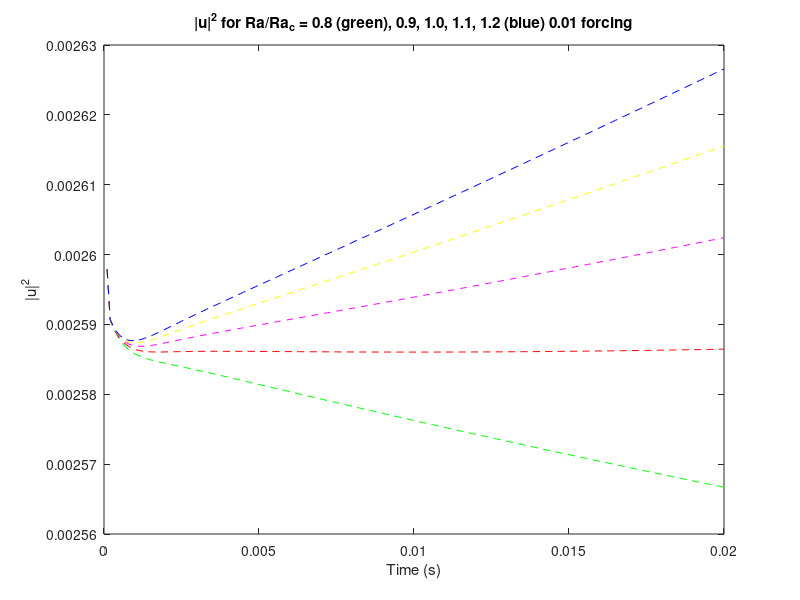

Reproduce this figure in MATLAB.
%Nusselt plotting
clear all;

t_points = [  0.0001    0.0002    0.0003    0.0004    0.0005    0.0006    0.0007    0.0008    0.0009    0.0010    0.0011    0.0012...
    0.0013    0.0014    0.0015    0.0016    0.0017    0.0018    0.0019    0.0020    0.0021    0.0022    0.0023    0.0024...
    0.0025    0.0026    0.0027    0.0028    0.0029    0.0030    0.0031    0.0032    0.0033    0.0034    0.0035    0.0036...
    0.0037    0.0038    0.0039    0.0040    0.0041    0.0042    0.0043    0.0044    0.0045    0.0046    0.0047    0.0048...
    0.0049    0.0050    0.0051    0.0052    0.0053    0.0054    0.0055    0.0056    0.0057    0.0058    0.0059    0.0060...
    0.0061    0.0062    0.0063    0.0064    0.0065    0.0066    0.0067    0.0068    0.0069    0.0070    0.0071    0.0072...
    0.0073    0.0074    0.0075    0.0076    0.0077    0.0078    0.0079    0.0080    0.0081    0.0082    0.0083    0.0084...
    0.0085    0.0086    0.0087    0.0088    0.0089    0.0090    0.0091    0.0092    0.0093    0.0094    0.0095    0.0096...
    0.0097    0.0098    0.0099    0.0100    0.0101    0.0102    0.0103    0.0104    0.0105    0.0106    0.0107    0.0108...
    0.0109    0.0110    0.0111    0.0112    0.0113    0.0114    0.0115    0.0116    0.0117    0.0118    0.0119    0.0120...
    0.0121    0.0122    0.0123    0.0124    0.0125    0.0126    0.0127    0.0128    0.0129    0.0130    0.0131    0.0132...
    0.0133    0.0134    0.0135    0.0136    0.0137    0.0138    0.0139    0.0140    0.0141    0.0142    0.0143    0.0144...
    0.0145    0.0146    0.0147    0.0148    0.0149    0.0150    0.0151    0.0152    0.0153    0.0154    0.0155    0.0156...
    0.0157    0.0158    0.0159    0.0160    0.0161    0.0162    0.0163    0.0164    0.0165    0.0166    0.0167    0.0168...
    0.0169    0.0170    0.0171    0.0172    0.0173    0.0174    0.0175    0.0176    0.0177    0.0178    0.0179    0.0180...
    0.0181    0.0182    0.0183    0.0184    0.0185    0.0186    0.0187    0.0188    0.0189    0.0190    0.0191    0.0192...
    0.0193    0.0194    0.0195    0.0196    0.0197    0.0198    0.0199    0.0200];

%Ra/Rac = 0.8, forcing = 0.01
mod_u_2_1 = [0.000026580 0.000026427 0.000026328 0.000026247 0.000026181 0.000026125 0.000026079 0.000026041 0.000026009 0.000025982 ...
0.000025959 0.000025940 0.000025924 0.000025910 0.000025898 0.000025889 0.000025880 0.000025873 0.000025867 0.000025861 ...
0.000025857 0.000025853 0.000025849 0.000025846 0.000025844 0.000025841 0.000025839 0.000025837 0.000025836 0.000025834 ...
0.000025833 0.000025831 0.000025830 0.000025829 0.000025828 0.000025826 0.000025825 0.000025824 0.000025823 0.000025822 ...
0.000025821 0.000025820 0.000025820 0.000025819 0.000025818 0.000025817 0.000025816 0.000025815 0.000025814 0.000025813 ...
0.000025812 0.000025811 0.000025810 0.000025809 0.000025808 0.000025807 0.000025806 0.000025805 0.000025804 0.000025803 ...
0.000025802 0.000025801 0.000025800 0.000025799 0.000025798 0.000025797 0.000025796 0.000025795 0.000025794 0.000025793 ...
0.000025792 0.000025791 0.000025790 0.000025789 0.000025788 0.000025787 0.000025786 0.000025785 0.000025784 0.000025783 ...
0.000025782 0.000025781 0.000025780 0.000025779 0.000025778 0.000025777 0.000025776 0.000025775 0.000025774 0.000025773 ...
0.000025772 0.000025771 0.000025770 0.000025769 0.000025768 0.000025767 0.000025766 0.000025765 0.000025764 0.000025763 ...
0.000025762 0.000025761 0.000025760 0.000025759 0.000025758 0.000025757 0.000025756 0.000025755 0.000025754 0.000025753 ...
0.000025752 0.000025751 0.000025750 0.000025749 0.000025748 0.000025747 0.000025746 0.000025745 0.000025744 0.000025743 ...
0.000025742 0.000025741 0.000025740 0.000025739 0.000025738 0.000025737 0.000025736 0.000025735 0.000025734 0.000025733 ...
0.000025732 0.000025731 0.000025730 0.000025729 0.000025728 0.000025727 0.000025726 0.000025725 0.000025724 0.000025723 ...
0.000025723 0.000025722 0.000025721 0.000025720 0.000025719 0.000025718 0.000025717 0.000025716 0.000025715 0.000025714 ...
0.000025713 0.000025712 0.000025711 0.000025710 0.000025709 0.000025708 0.000025707 0.000025706 0.000025705 0.000025704 ...
0.000025703 0.000025702 0.000025702 0.000025701 0.000025700 0.000025699 0.000025698 0.000025697 0.000025696 0.000025695 ...
0.000025694 0.000025693 0.000025692 0.000025691 0.000025690 0.000025689 0.000025688 0.000025688 0.000025687 0.000025686 ...
0.000025685 0.000025684 0.000025683 0.000025682 0.000025681 0.000025680 0.000025679 0.000025678 0.000025677 0.000025676 ...
0.000025676 0.000025675 0.000025674 0.000025673 0.000025672 0.000025671 0.000025670 0.000025669 0.000025668 0.000025667];

%Ra/Rac = 0.9, forcing = 0.01
mod_u_2_2 = [0.000026580 0.000026428 0.000026329 0.000026249 0.000026182 0.000026128 0.000026083 0.000026045 0.000026014 0.000025988 0.000025966 0.000025948 0.000025933 0.000025920 0.000025910 0.000025901 0.000025894 0.000025887 0.000025882 0.000025878 0.000025874 0.000025871 0.000025869 0.000025867 0.000025865 0.000025864 0.000025863 0.000025862 0.000025861 0.000025861 0.000025860 0.000025860 0.000025860 0.000025860 0.000025860 0.000025859 0.000025859 0.000025859 0.000025859 0.000025859 0.000025860 0.000025860 0.000025860 0.000025860 0.000025860 0.000025860 0.000025860 0.000025860 0.000025860 0.000025860 0.000025860 0.000025860 0.000025860 0.000025860 0.000025860 0.000025860 0.000025861 0.000025861 0.000025861 0.000025861 0.000025861 0.000025861 0.000025861 0.000025861 0.000025861 0.000025861 0.000025861 0.000025861 0.000025861 0.000025861 0.000025861 0.000025861 0.000025861 0.000025861 0.000025861 0.000025861 0.000025861 0.000025861 0.000025861 0.000025861 0.000025861 0.000025861 0.000025861 0.000025861 0.000025861 0.000025861 0.000025861 0.000025861 0.000025861 0.000025861 0.000025861 0.000025861 0.000025861 0.000025861 0.000025861 0.000025861 0.000025861 0.000025861 0.000025861 0.000025861 0.000025861 0.000025861 0.000025861 0.000025861 0.000025861 0.000025861 0.000025861 0.000025861 0.000025861 0.000025861 0.000025861 0.000025861 0.000025861 0.000025861 0.000025861 0.000025861 0.000025861 0.000025861 0.000025861 0.000025861 0.000025861 0.000025861 0.000025861 0.000025861 0.000025861 0.000025861 0.000025861 0.000025861 0.000025861 0.000025861 0.000025861 0.000025861 0.000025861 0.000025861 0.000025861 0.000025861 0.000025861 0.000025861 0.000025861 0.000025862 0.000025862 0.000025862 0.000025862 0.000025862 0.000025862 0.000025862 0.000025862 0.000025862 0.000025862 0.000025862 0.000025862 0.000025862 0.000025862 0.000025862 0.000025862 0.000025862 0.000025862 0.000025862 0.000025862 0.000025862 0.000025862 0.000025863 0.000025863 0.000025863 0.000025863 0.000025863 0.000025863 0.000025863 0.000025863 0.000025863 0.000025863 0.000025863 0.000025863 0.000025863 0.000025863 0.000025863 0.000025863 0.000025863 0.000025864 0.000025864 0.000025864 0.000025864 0.000025864 0.000025864 0.000025864 0.000025864 0.000025864 0.000025864 0.000025864 0.000025864 0.000025864 0.000025864 0.000025864 0.000025865 0.000025865 0.000025865 0.000025865 0.000025865 0.000025865 0.000025865]; 

%Ra/Rac = 1.0, forcing = 0.01
mod_u_2_3 = [0.000026580 0.000026428 0.000026329 0.000026250 0.000026184 0.000026130 0.000026085 0.000026049 0.000026018 0.000025993 0.000025972 0.000025955 0.000025940 0.000025929 0.000025919 0.000025911 0.000025904 0.000025899 0.000025895 0.000025891 0.000025888 0.000025886 0.000025885 0.000025884 0.000025883 0.000025882 0.000025882 0.000025882 0.000025882 0.000025882 0.000025883 0.000025883 0.000025884 0.000025884 0.000025885 0.000025886 0.000025887 0.000025887 0.000025888 0.000025889 0.000025890 0.000025891 0.000025892 0.000025893 0.000025894 0.000025894 0.000025895 0.000025896 0.000025897 0.000025898 0.000025899 0.000025900 0.000025901 0.000025902 0.000025902 0.000025903 0.000025904 0.000025905 0.000025906 0.000025907 0.000025908 0.000025908 0.000025909 0.000025910 0.000025911 0.000025912 0.000025913 0.000025913 0.000025914 0.000025915 0.000025916 0.000025917 0.000025918 0.000025918 0.000025919 0.000025920 0.000025921 0.000025922 0.000025922 0.000025923 0.000025924 0.000025925 0.000025926 0.000025926 0.000025927 0.000025928 0.000025929 0.000025930 0.000025931 0.000025931 0.000025932 0.000025933 0.000025934 0.000025935 0.000025935 0.000025936 0.000025937 0.000025938 0.000025939 0.000025939 0.000025940 0.000025941 0.000025942 0.000025943 0.000025944 0.000025944 0.000025945 0.000025946 0.000025947 0.000025948 0.000025948 0.000025949 0.000025950 0.000025951 0.000025952 0.000025953 0.000025953 0.000025954 0.000025955 0.000025956 0.000025957 0.000025958 0.000025958 0.000025959 0.000025960 0.000025961 0.000025962 0.000025963 0.000025963 0.000025964 0.000025965 0.000025966 0.000025967 0.000025968 0.000025968 0.000025969 0.000025970 0.000025971 0.000025972 0.000025973 0.000025973 0.000025974 0.000025975 0.000025976 0.000025977 0.000025978 0.000025979 0.000025979 0.000025980 0.000025981 0.000025982 0.000025983 0.000025984 0.000025985 0.000025985 0.000025986 0.000025987 0.000025988 0.000025989 0.000025990 0.000025991 0.000025991 0.000025992 0.000025993 0.000025994 0.000025995 0.000025996 0.000025997 0.000025997 0.000025998 0.000025999 0.000026000 0.000026001 0.000026002 0.000026003 0.000026004 0.000026004 0.000026005 0.000026006 0.000026007 0.000026008 0.000026009 0.000026010 0.000026011 0.000026011 0.000026012 0.000026013 0.000026014 0.000026015 0.000026016 0.000026017 0.000026018 0.000026018 0.000026019 0.000026020 0.000026021 0.000026022 0.000026023 0.000026024 0.000026025]; 

%Ra/Rac = 1.1, forcing = 0.01
mod_u_2_4 = [0.000026580 0.000026428 0.000026330 0.000026250 0.000026185 0.000026132 0.000026088 0.000026051 0.000026022 0.000025997 0.000025977 0.000025960 0.000025946 0.000025935 0.000025926 0.000025919 0.000025913 0.000025908 0.000025905 0.000025902 0.000025900 0.000025899 0.000025898 0.000025897 0.000025897 0.000025897 0.000025898 0.000025898 0.000025899 0.000025900 0.000025901 0.000025902 0.000025903 0.000025905 0.000025906 0.000025908 0.000025909 0.000025910 0.000025912 0.000025914 0.000025915 0.000025917 0.000025918 0.000025920 0.000025921 0.000025923 0.000025924 0.000025926 0.000025928 0.000025929 0.000025931 0.000025932 0.000025934 0.000025935 0.000025937 0.000025938 0.000025940 0.000025941 0.000025943 0.000025945 0.000025946 0.000025948 0.000025949 0.000025951 0.000025952 0.000025954 0.000025955 0.000025957 0.000025958 0.000025960 0.000025961 0.000025963 0.000025964 0.000025966 0.000025967 0.000025968 0.000025970 0.000025971 0.000025973 0.000025974 0.000025976 0.000025977 0.000025979 0.000025980 0.000025982 0.000025983 0.000025985 0.000025986 0.000025988 0.000025989 0.000025991 0.000025992 0.000025994 0.000025995 0.000025997 0.000025998 0.000026000 0.000026001 0.000026003 0.000026004 0.000026006 0.000026007 0.000026009 0.000026010 0.000026012 0.000026013 0.000026014 0.000026016 0.000026017 0.000026019 0.000026020 0.000026022 0.000026023 0.000026025 0.000026026 0.000026028 0.000026029 0.000026031 0.000026032 0.000026034 0.000026035 0.000026037 0.000026038 0.000026040 0.000026041 0.000026043 0.000026044 0.000026046 0.000026047 0.000026049 0.000026050 0.000026052 0.000026053 0.000026055 0.000026056 0.000026058 0.000026059 0.000026061 0.000026063 0.000026064 0.000026066 0.000026067 0.000026069 0.000026070 0.000026072 0.000026073 0.000026075 0.000026076 0.000026078 0.000026079 0.000026081 0.000026082 0.000026084 0.000026085 0.000026087 0.000026088 0.000026090 0.000026091 0.000026093 0.000026094 0.000026096 0.000026097 0.000026099 0.000026101 0.000026102 0.000026104 0.000026105 0.000026107 0.000026108 0.000026110 0.000026111 0.000026113 0.000026114 0.000026116 0.000026117 0.000026119 0.000026120 0.000026122 0.000026124 0.000026125 0.000026127 0.000026128 0.000026130 0.000026131 0.000026133 0.000026134 0.000026136 0.000026137 0.000026139 0.000026141 0.000026142 0.000026144 0.000026145 0.000026147 0.000026148 0.000026150 0.000026151 0.000026153 0.000026154 0.000026156]; 

%Ra/Rac = 1.2, forcing = 0.01
mod_u_2_5 = [0.000026580 0.000026428 0.000026330 0.000026251 0.000026186 0.000026133 0.000026090 0.000026054 0.000026025 0.000026000 0.000025981 0.000025965 0.000025952 0.000025941 0.000025932 0.000025926 0.000025920 0.000025916 0.000025913 0.000025911 0.000025910 0.000025909 0.000025908 0.000025908 0.000025909 0.000025910 0.000025911 0.000025912 0.000025913 0.000025915 0.000025916 0.000025918 0.000025920 0.000025922 0.000025924 0.000025926 0.000025928 0.000025930 0.000025932 0.000025934 0.000025936 0.000025938 0.000025940 0.000025942 0.000025944 0.000025947 0.000025949 0.000025951 0.000025953 0.000025955 0.000025957 0.000025959 0.000025961 0.000025964 0.000025966 0.000025968 0.000025970 0.000025972 0.000025974 0.000025976 0.000025978 0.000025980 0.000025982 0.000025984 0.000025986 0.000025989 0.000025991 0.000025993 0.000025995 0.000025997 0.000025999 0.000026001 0.000026003 0.000026005 0.000026007 0.000026009 0.000026011 0.000026013 0.000026015 0.000026017 0.000026019 0.000026021 0.000026023 0.000026025 0.000026027 0.000026029 0.000026032 0.000026034 0.000026036 0.000026038 0.000026040 0.000026042 0.000026044 0.000026046 0.000026048 0.000026050 0.000026052 0.000026054 0.000026056 0.000026058 0.000026060 0.000026062 0.000026064 0.000026066 0.000026068 0.000026070 0.000026072 0.000026074 0.000026077 0.000026079 0.000026081 0.000026083 0.000026085 0.000026087 0.000026089 0.000026091 0.000026093 0.000026095 0.000026097 0.000026099 0.000026101 0.000026103 0.000026105 0.000026107 0.000026109 0.000026112 0.000026114 0.000026116 0.000026118 0.000026120 0.000026122 0.000026124 0.000026126 0.000026128 0.000026130 0.000026132 0.000026134 0.000026136 0.000026138 0.000026140 0.000026143 0.000026145 0.000026147 0.000026149 0.000026151 0.000026153 0.000026155 0.000026157 0.000026159 0.000026161 0.000026163 0.000026165 0.000026168 0.000026170 0.000026172 0.000026174 0.000026176 0.000026178 0.000026180 0.000026182 0.000026184 0.000026186 0.000026188 0.000026190 0.000026193 0.000026195 0.000026197 0.000026199 0.000026201 0.000026203 0.000026205 0.000026207 0.000026209 0.000026211 0.000026214 0.000026216 0.000026218 0.000026220 0.000026222 0.000026224 0.000026226 0.000026228 0.000026230 0.000026232 0.000026235 0.000026237 0.000026239 0.000026241 0.000026243 0.000026245 0.000026247 0.000026249 0.000026251 0.000026254 0.000026256 0.000026258 0.000026260 0.000026262 0.000026264 0.000026266]; 

%Ra/Ra_c = 0.8, forcing = 0.1
mod_u_2_1a = [0.002597909 0.002590606 0.002589498 0.002588606 0.002587880 0.002587287 0.002586801 0.002586403 0.002586074 0.002585801 0.002585573 0.002585380 0.002585214 0.002585069 0.002584940 0.002584822 0.002584713 0.002584610 0.002584512 0.002584416 0.002584321 0.002584227 0.002584133 0.002584039 0.002583945 0.002583850 0.002583754 0.002583657 0.002583559 0.002583461 0.002583361 0.002583262 0.002583161 0.002583060 0.002582959 0.002582857 0.002582755 0.002582653 0.002582550 0.002582447 0.002582344 0.002582241 0.002582137 0.002582034 0.002581930 0.002581826 0.002581722 0.002581618 0.002581513 0.002581409 0.002581305 0.002581200 0.002581096 0.002580991 0.002580886 0.002580782 0.002580677 0.002580573 0.002580468 0.002580364 0.002580259 0.002580155 0.002580050 0.002579946 0.002579842 0.002579737 0.002579633 0.002579529 0.002579425 0.002579321 0.002579217 0.002579114 0.002579010 0.002578906 0.002578803 0.002578699 0.002578596 0.002578493 0.002578390 0.002578287 0.002578184 0.002578081 0.002577979 0.002577876 0.002577774 0.002577671 0.002577569 0.002577467 0.002577365 0.002577263 0.002577162 0.002577060 0.002576958 0.002576857 0.002576756 0.002576654 0.002576553 0.002576452 0.002576352 0.002576251 0.002576150 0.002576050 0.002575949 0.002575849 0.002575749 0.002575649 0.002575549 0.002575449 0.002575349 0.002575250 0.002575150 0.002575051 0.002574951 0.002574852 0.002574753 0.002574654 0.002574555 0.002574456 0.002574358 0.002574259 0.002574161 0.002574062 0.002573964 0.002573866 0.002573768 0.002573670 0.002573572 0.002573475 0.002573377 0.002573280 0.002573182 0.002573085 0.002572988 0.002572891 0.002572794 0.002572697 0.002572600 0.002572503 0.002572407 0.002572310 0.002572214 0.002572118 0.002572021 0.002571925 0.002571829 0.002571733 0.002571637 0.002571542 0.002571446 0.002571351 0.002571255 0.002571160 0.002571065 0.002570969 0.002570874 0.002570779 0.002570685 0.002570590 0.002570495 0.002570401 0.002570306 0.002570212 0.002570117 0.002570023 0.002569929 0.002569835 0.002569741 0.002569647 0.002569553 0.002569460 0.002569366 0.002569272 0.002569179 0.002569086 0.002568992 0.002568899 0.002568806 0.002568713 0.002568620 0.002568527 0.002568435 0.002568342 0.002568249 0.002568157 0.002568064 0.002567972 0.002567880 0.002567788 0.002567696 0.002567604 0.002567512 0.002567420 0.002567328 0.002567237 0.002567145 0.002567053 0.002566962 0.002566871 0.002566779 0.002566688];

%Ra/Ra_c = 0.9, forcing = 0.1
mod_u_2_2a = [0.002597909 0.002590641 0.002589573 0.002588735 0.002588075 0.002587558 0.002587155 0.002586844 0.002586608 0.002586431 0.002586301 0.002586207 0.002586143 0.002586100 0.002586073 0.002586059 0.002586053 0.002586054 0.002586058 0.002586066 0.002586075 0.002586084 0.002586094 0.002586103 0.002586112 0.002586120 0.002586127 0.002586133 0.002586138 0.002586142 0.002586146 0.002586149 0.002586151 0.002586152 0.002586153 0.002586154 0.002586154 0.002586154 0.002586154 0.002586153 0.002586153 0.002586151 0.002586150 0.002586148 0.002586147 0.002586145 0.002586143 0.002586141 0.002586138 0.002586136 0.002586133 0.002586131 0.002586128 0.002586125 0.002586123 0.002586120 0.002586117 0.002586114 0.002586111 0.002586108 0.002586106 0.002586103 0.002586100 0.002586097 0.002586094 0.002586092 0.002586089 0.002586086 0.002586084 0.002586081 0.002586079 0.002586076 0.002586074 0.002586072 0.002586070 0.002586067 0.002586065 0.002586063 0.002586062 0.002586060 0.002586058 0.002586056 0.002586055 0.002586053 0.002586052 0.002586051 0.002586049 0.002586048 0.002586047 0.002586046 0.002586045 0.002586045 0.002586044 0.002586044 0.002586043 0.002586043 0.002586042 0.002586042 0.002586042 0.002586042 0.002586042 0.002586042 0.002586043 0.002586043 0.002586043 0.002586044 0.002586044 0.002586045 0.002586046 0.002586047 0.002586048 0.002586049 0.002586050 0.002586051 0.002586053 0.002586054 0.002586056 0.002586057 0.002586059 0.002586061 0.002586063 0.002586065 0.002586067 0.002586069 0.002586071 0.002586073 0.002586076 0.002586078 0.002586081 0.002586084 0.002586086 0.002586089 0.002586092 0.002586095 0.002586098 0.002586101 0.002586105 0.002586108 0.002586111 0.002586115 0.002586118 0.002586122 0.002586126 0.002586130 0.002586134 0.002586138 0.002586142 0.002586146 0.002586150 0.002586154 0.002586159 0.002586163 0.002586168 0.002586172 0.002586177 0.002586182 0.002586187 0.002586192 0.002586197 0.002586202 0.002586207 0.002586212 0.002586217 0.002586223 0.002586228 0.002586234 0.002586239 0.002586245 0.002586251 0.002586257 0.002586263 0.002586269 0.002586275 0.002586281 0.002586287 0.002586293 0.002586300 0.002586306 0.002586313 0.002586319 0.002586326 0.002586332 0.002586339 0.002586346 0.002586353 0.002586360 0.002586367 0.002586374 0.002586381 0.002586389 0.002586396 0.002586403 0.002586411 0.002586418 0.002586426 0.002586434 0.002586441 0.002586449 0.002586457 0.002586465];

%Ra/Ra_c = 1.0, forcing = 0.1
mod_u_2_3a = [0.002597909 0.002590669 0.002589633 0.002588839 0.002588232 0.002587775 0.002587438 0.002587198 0.002587035 0.002586935 0.002586883 0.002586870 0.002586886 0.002586925 0.002586980 0.002587049 0.002587126 0.002587209 0.002587297 0.002587387 0.002587479 0.002587572 0.002587664 0.002587756 0.002587848 0.002587938 0.002588028 0.002588117 0.002588204 0.002588291 0.002588377 0.002588462 0.002588546 0.002588630 0.002588713 0.002588796 0.002588879 0.002588961 0.002589043 0.002589124 0.002589205 0.002589286 0.002589367 0.002589447 0.002589528 0.002589608 0.002589688 0.002589767 0.002589847 0.002589927 0.002590006 0.002590085 0.002590165 0.002590244 0.002590323 0.002590402 0.002590481 0.002590560 0.002590639 0.002590717 0.002590796 0.002590875 0.002590954 0.002591033 0.002591112 0.002591191 0.002591270 0.002591349 0.002591428 0.002591507 0.002591586 0.002591665 0.002591745 0.002591824 0.002591903 0.002591983 0.002592062 0.002592142 0.002592221 0.002592301 0.002592381 0.002592461 0.002592541 0.002592620 0.002592701 0.002592781 0.002592861 0.002592941 0.002593021 0.002593102 0.002593182 0.002593263 0.002593344 0.002593424 0.002593505 0.002593586 0.002593667 0.002593748 0.002593829 0.002593911 0.002593992 0.002594073 0.002594155 0.002594236 0.002594318 0.002594400 0.002594482 0.002594564 0.002594646 0.002594728 0.002594810 0.002594892 0.002594974 0.002595057 0.002595139 0.002595222 0.002595304 0.002595387 0.002595470 0.002595553 0.002595636 0.002595719 0.002595802 0.002595885 0.002595968 0.002596052 0.002596135 0.002596219 0.002596302 0.002596386 0.002596469 0.002596553 0.002596637 0.002596721 0.002596805 0.002596889 0.002596973 0.002597058 0.002597142 0.002597226 0.002597311 0.002597396 0.002597480 0.002597565 0.002597650 0.002597734 0.002597819 0.002597904 0.002597989 0.002598075 0.002598160 0.002598245 0.002598331 0.002598416 0.002598501 0.002598587 0.002598673 0.002598758 0.002598844 0.002598930 0.002599016 0.002599102 0.002599188 0.002599274 0.002599360 0.002599447 0.002599533 0.002599619 0.002599706 0.002599792 0.002599879 0.002599966 0.002600052 0.002600139 0.002600226 0.002600313 0.002600400 0.002600487 0.002600574 0.002600662 0.002600749 0.002600836 0.002600924 0.002601011 0.002601099 0.002601186 0.002601274 0.002601362 0.002601450 0.002601537 0.002601625 0.002601713 0.002601801 0.002601890 0.002601978 0.002602066 0.002602154 0.002602243 0.002602331 0.002602420];

%Ra/Ra_c = 1.1, forcing = 0.1
mod_u_2_4a = [0.002597909 0.002590692 0.002589682 0.002588924 0.002588360 0.002587952 0.002587670 0.002587487 0.002587385 0.002587347 0.002587360 0.002587412 0.002587494 0.002587600 0.002587723 0.002587859 0.002588004 0.002588156 0.002588311 0.002588470 0.002588630 0.002588790 0.002588950 0.002589110 0.002589270 0.002589428 0.002589585 0.002589741 0.002589897 0.002590051 0.002590204 0.002590357 0.002590509 0.002590660 0.002590811 0.002590961 0.002591111 0.002591261 0.002591410 0.002591559 0.002591707 0.002591855 0.002592003 0.002592151 0.002592299 0.002592446 0.002592594 0.002592741 0.002592888 0.002593034 0.002593181 0.002593328 0.002593474 0.002593620 0.002593767 0.002593913 0.002594059 0.002594205 0.002594351 0.002594497 0.002594644 0.002594790 0.002594936 0.002595082 0.002595228 0.002595374 0.002595520 0.002595666 0.002595812 0.002595959 0.002596105 0.002596251 0.002596397 0.002596544 0.002596690 0.002596837 0.002596983 0.002597130 0.002597277 0.002597423 0.002597570 0.002597717 0.002597864 0.002598011 0.002598158 0.002598305 0.002598452 0.002598599 0.002598747 0.002598894 0.002599042 0.002599189 0.002599337 0.002599485 0.002599633 0.002599780 0.002599928 0.002600076 0.002600225 0.002600373 0.002600521 0.002600669 0.002600818 0.002600966 0.002601115 0.002601263 0.002601412 0.002601561 0.002601710 0.002601859 0.002602008 0.002602157 0.002602306 0.002602456 0.002602605 0.002602754 0.002602904 0.002603053 0.002603203 0.002603353 0.002603503 0.002603653 0.002603803 0.002603953 0.002604103 0.002604253 0.002604403 0.002604554 0.002604704 0.002604854 0.002605005 0.002605156 0.002605306 0.002605457 0.002605608 0.002605759 0.002605910 0.002606061 0.002606212 0.002606363 0.002606515 0.002606666 0.002606818 0.002606969 0.002607121 0.002607272 0.002607424 0.002607576 0.002607728 0.002607880 0.002608032 0.002608184 0.002608336 0.002608488 0.002608641 0.002608793 0.002608945 0.002609098 0.002609250 0.002609403 0.002609556 0.002609709 0.002609861 0.002610014 0.002610167 0.002610320 0.002610473 0.002610627 0.002610780 0.002610933 0.002611087 0.002611240 0.002611394 0.002611547 0.002611701 0.002611855 0.002612008 0.002612162 0.002612316 0.002612470 0.002612624 0.002612778 0.002612932 0.002613087 0.002613241 0.002613395 0.002613550 0.002613704 0.002613859 0.002614014 0.002614168 0.002614323 0.002614478 0.002614633 0.002614788 0.002614943 0.002615098 0.002615253 0.002615408 0.002615563];

%1.2, forcing = 0.1
mod_u_2_5a = [0.002597909 0.002590711 0.002589723 0.002588995 0.002588467 0.002588101 0.002587863 0.002587728 0.002587677 0.002587691 0.002587757 0.002587864 0.002588002 0.002588163 0.002588342 0.002588535 0.002588736 0.002588945 0.002589157 0.002589372 0.002589589 0.002589806 0.002590023 0.002590239 0.002590455 0.002590670 0.002590884 0.002591097 0.002591308 0.002591519 0.002591729 0.002591938 0.002592146 0.002592354 0.002592561 0.002592768 0.002592974 0.002593180 0.002593385 0.002593590 0.002593795 0.002593999 0.002594204 0.002594408 0.002594612 0.002594815 0.002595019 0.002595222 0.002595425 0.002595628 0.002595831 0.002596034 0.002596237 0.002596439 0.002596642 0.002596844 0.002597047 0.002597249 0.002597451 0.002597654 0.002597856 0.002598058 0.002598260 0.002598463 0.002598665 0.002598867 0.002599069 0.002599272 0.002599474 0.002599676 0.002599879 0.002600081 0.002600284 0.002600486 0.002600689 0.002600891 0.002601094 0.002601297 0.002601500 0.002601703 0.002601906 0.002602109 0.002602312 0.002602515 0.002602718 0.002602921 0.002603124 0.002603328 0.002603531 0.002603735 0.002603939 0.002604142 0.002604346 0.002604550 0.002604754 0.002604958 0.002605162 0.002605366 0.002605570 0.002605775 0.002605979 0.002606183 0.002606388 0.002606592 0.002606797 0.002607002 0.002607207 0.002607412 0.002607617 0.002607822 0.002608027 0.002608232 0.002608437 0.002608643 0.002608848 0.002609054 0.002609259 0.002609465 0.002609671 0.002609877 0.002610083 0.002610289 0.002610495 0.002610701 0.002610907 0.002611113 0.002611320 0.002611526 0.002611733 0.002611939 0.002612146 0.002612353 0.002612560 0.002612767 0.002612974 0.002613181 0.002613388 0.002613595 0.002613802 0.002614010 0.002614217 0.002614424 0.002614632 0.002614840 0.002615047 0.002615255 0.002615463 0.002615671 0.002615879 0.002616087 0.002616295 0.002616503 0.002616712 0.002616920 0.002617129 0.002617337 0.002617546 0.002617754 0.002617963 0.002618172 0.002618381 0.002618590 0.002618799 0.002619008 0.002619217 0.002619426 0.002619635 0.002619845 0.002620054 0.002620264 0.002620473 0.002620683 0.002620892 0.002621102 0.002621312 0.002621522 0.002621732 0.002621942 0.002622152 0.002622362 0.002622572 0.002622783 0.002622993 0.002623203 0.002623414 0.002623625 0.002623835 0.002624046 0.002624257 0.002624467 0.002624678 0.002624889 0.002625100 0.002625312 0.002625523 0.002625734 0.002625945 0.002626157 0.002626368 0.002626579];

plot(t_points, mod_u_2_1, '--g' ...
    ,t_points, mod_u_2_2, '--r' ...
    ,t_points, mod_u_2_3, '--m' ...
    ,t_points, mod_u_2_4, '--y' ...
    ,t_points, mod_u_2_5, '--b');
    %,t_points, mod_u_2_5
    
title('|u|^2 for Ra/Ra_c = 0.8 (green), 0.9, 1.0, 1.1, 1.2 (blue) 0.1 forcing');
xlabel('Time (s)');
ylabel('|u|^2');


pause;


plot(t_points, mod_u_2_1a, '--g' ...
    ,t_points, mod_u_2_2a, '--r' ...
    ,t_points, mod_u_2_3a, '--m' ...
    ,t_points, mod_u_2_4a, '--y' ...
    ,t_points, mod_u_2_5a, '--b');
    %,t_points, mod_u_2_5
    
title('|u|^2 for Ra/Ra_c = 0.8 (green), 0.9, 1.0, 1.1, 1.2 (blue) 0.01 forcing');
xlabel('Time (s)');
ylabel('|u|^2');
